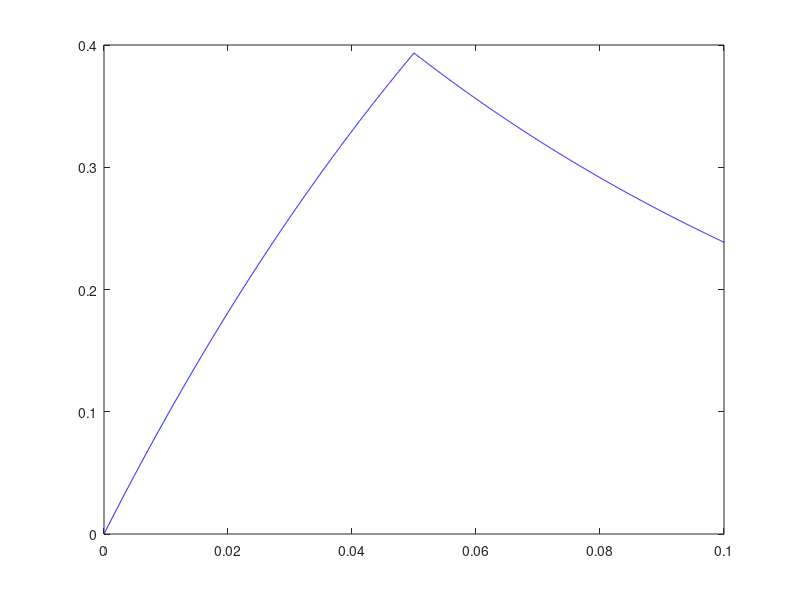

This figure's MATLAB source: (Note: this script raises an error after producing the figure.)
%% Numerically Solving for (note, could also be done using LAPALCE): 

% eps*y' + y = f(t/eps), y(0)=y0
% f(xi) is periodic with period T, i.e. f(xi+T)=f(xi) on [0,T]
% f(xi) = 1 when 0 <= xi < T/2
%       = 0 when T/2 <= xi < T



% The below is the iterative work used to then develop the general looping
% structure. Note that the equation was originally solved by first
% determining a solution to the ODE for the first half, then the second,
% then combining them at the 'hand off' point at T/2. To then find
% iterations beyond the first period it becomes messy and symbolic math
% fails us in terms of being friendly. This is when this algorithm is used
% below. The zig zag nature of the solution is the result of forcing
% continuity onto the system. 



% tspan = [0 .05];
% y0 = 0;
% [t,y] = ode45(@(t,y) (1-y)/(0.1), tspan, y0);
% plot(t,y,'b-')
% hold on
% y02 = -exp(-0.05/.1)+1;
% xline(.05)
% yline(-exp(-0.05/.1)+1)
% tspan2 = [0.05 .1];
% [t,y2] = ode45(@(t2,y2) -y2/.1, tspan2, y02);
% plot(t,y2,'r-')
% xline(.1)
% xline(0)
% yline(0)
% hold off

% Attempt with Actual Equations
% t1 =  linspace(.0, .05, 1000);
% t2 =  linspace(.05, .1, 1000);
% yp1  = -exp(-(t1/.1))+1;
% yp2  = (-exp(-(.1/2)/.1+1/2)+exp(1/2))*exp(-t2/.1);
% 
% t3 =  linspace(.1, .15, 1000);
% t4 =  linspace(.15, .2, 1000);
% yp3  = -exp(-((t3-.1*log(-yp2(end)+1)-.1)/.1))+1;
% yp4  = yp3(end)*exp(3*1/(2))*exp(-t4/.1);
% 
% t5 =  linspace(.2, .25, 1000);
% t6 =  linspace(.25, .3, 1000);
% yp5  = -exp(-((t5-.1*log(-yp4(end)+1)-(2*.1))/.1))+1;
% yp6  = yp5(end)*exp(5*1/(2))*exp(-t6/.1);
% 
% t7 =  linspace(.3, .35, 1000);
% t8 =  linspace(.35, .4, 1000);
% yp7  = -exp(-((t7-.1*log(-yp6(end)+1)-(3*.1))/.1))+1;
% yp8  = yp7(end)*exp(7*1/(2))*exp(-t8/.1);
% 
% t9 =  linspace(.4, .45, 1000);
% t10 = linspace(.45, .5, 1000);
% yp9  = -exp(-((t9-.1*log(-yp8(end)+1)-(4*.1))/.1))+1;
% yp10 = yp9(end)*exp(9*1/(2))*exp(-t10/.1);
% 
% plot(t1, yp1, 'b')
% hold on
% plot(t2, yp2, 'r')
% plot(t3, yp3, 'b')
% plot(t4, yp4, 'r')
% plot(t5, yp5, 'b')
% plot(t6, yp6, 'r')
% plot(t7, yp7, 'b')
% plot(t8, yp8, 'r')
% plot(t9, yp9, 'b')
% plot(t10,yp10,'r')
% xline(0)
% xline(.05,'--k')
% xline(.1,'--k')
% xline(.15,'--k')
% xline(.2,'--k')
% xline(.25,'--k')
% xline(.3,'--k')
% xline(.35,'--k')
% xline(.4,'--k')
% xline(.45,'--k')
% xline(.5,'--k')
% yline(0)
% hold off

n = 2;
endset = 18;

t1 =  linspace(.0, .05, 1000);
t2 =  linspace(.05, .1, 1000);
yp1  = -exp(-(t1/.1))+1;
yp2  = (-exp(-(.1/2)/.1+1/2)+exp(1/2))*exp(-t2/.1);
yp_first_last = yp1(end);
yp_second_last = yp2(end);
plot(t1, yp1, 'b')
hold on
plot(t2, yp2, 'b')
xline(0)
yline(0)
xline(.05,'--k')
xline(.1,'--k')
xlabel('t')
ylabel('y')

while n < endset
    t_first  = linspace(.1*(n-1), .1*(n-1)+.05, 1000);
    t_second = linspace(.1*(n-1)+.05, .1*n, 1000);
    yp_odd_current = -exp(-((t_first-.1*log(-yp_second_last+1)-((n-1)*.1))/.1))+1;
    yp_even_current  = yp_odd_current(end)*exp((2*(n-1)+1)*1/(2))*exp(-t_second/.1);
    yp_first_last = yp_odd_current(end);
    yp_second_last = yp_even_current(end);
    plot(t_first, yp_odd_current,'-b');
    plot(t_second, yp_even_current,'-b');
    xline(.05*n,'--k')
    xline(.1*n,'--k')
    n = n + 1;
end 

